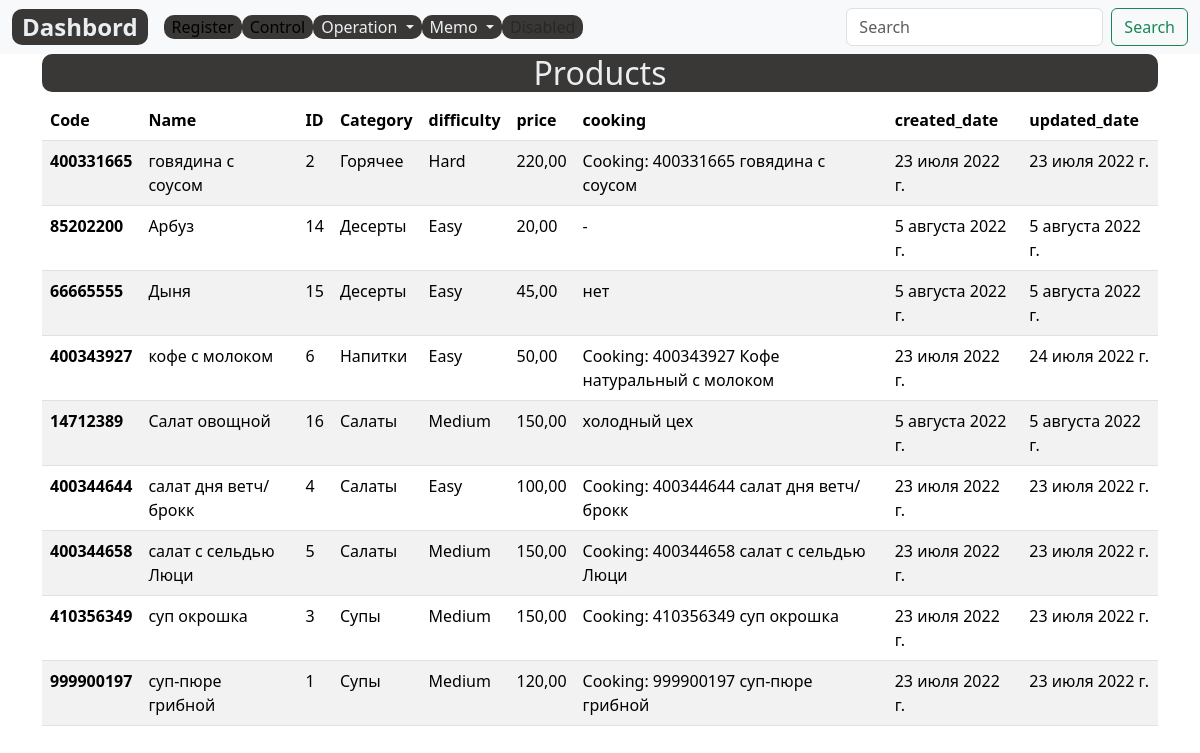
Page /products-list/ on the earlier database version.
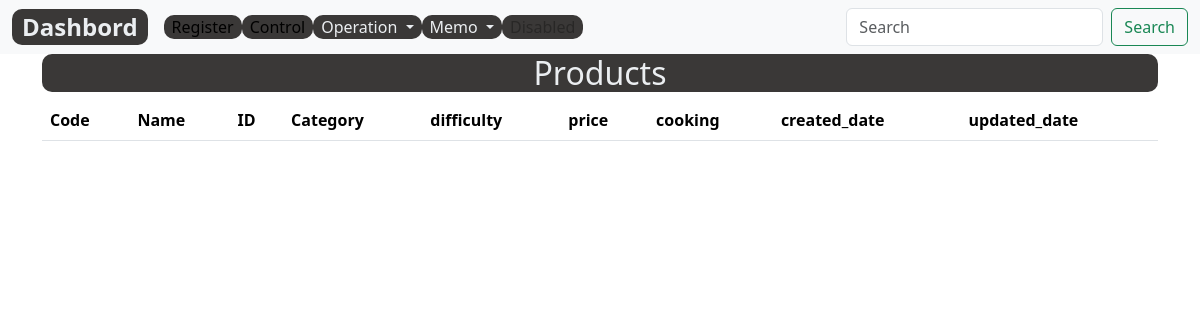
Same page on the later database version.
### register/models.py (models this page shows, shortened)
class Product(models.Model):
    DIFFICULTY_LEVELS = (
        ('Easy', 'Easy'),
        ('Medium', 'Medium'),
        ('Hard', 'Hard'),
    )
    code=models.DecimalField(max_digits=10, help_text="Не более 10 знаков", decimal_places=0, unique=True)
    name = models.CharField(max_length=200,help_text="Не более 200 знаков", db_index=True, verbose_name='Продукт')
    category = models.ForeignKey(Category, related_name='product', on_delete=models.CASCADE)
    ingredient = models.ManyToManyField(Item, through=RecipeIngredient)
    difficulty = models.CharField(choices=DIFFICULTY_LEVELS, max_length=10)
    price = models.DecimalField(max_digits=10,help_text="Не более 10 знаков", decimal_places=2)
    description = models.TextField(blank=True, null=True)
    cooking= models.TextField(blank=True, null = True)
    slug= models.SlugField(max_length=255, verbose_name='Url', unique=True)
    created_date= models.DateField(auto_now_add=True, verbose_name='Создан',null=True)
    updated_date = models.DateField(auto_now=True,  verbose_name='Изменен', null=True)
    class Meta:
        ordering = ['category', 'name']
        verbose_name = 'Продукт'
        verbose_name_plural = 'Продукты'

class Category(models.Model):
    code= models.DecimalField(max_digits=5, help_text="Не более 5 цифр", decimal_places=0, unique=True,verbose_name='Код')
    name = models.CharField(max_length=200, help_text="Не более 200 знаков", db_index=True, verbose_name='Категория')
    slug= models.SlugField(max_length=255, verbose_name='Url', unique=True)
    class Meta:
        ordering = ['name']
        verbose_name = 'Категория продукта'
        verbose_name_plural = 'Категории продуктов'
    def __str__(self):
        return self.name

### register/views.py (the view)
# urls.py: path('products-list/', ProductListView.as_view(), name='products-list'),
class ProductListView(ListView):
    model= Product
    template_name = 'register/products/products.html'
    context_object_name = 'products'

### register/templates/register/products/products.html (shortened to what this page needs)
{% extends 'base_simple.html' %}
{% load static %}
{% block content %}
<div class="container">
  <h2 class="custom">Products</h2>
  <table class="table table-striped">
    <thead>
      <tr>
        <th scope="col">Code</th>
        <th scope="col">Name</th>
        <th scope="col">ID</th>
        <th scope="col">Category</th>
        <th scope="col">difficulty</th>
        <th scope="col">price</th>
        <th scope="col">cooking</th>
        <th scope="col">created_date</th>
        <th scope="col">updated_date</th>
      </tr>
    </thead>
    <tbody>
      {% for product in products%}
      <tr>
        <th scope="row">{{product.code}}</th>
        <td>{{product.name}}</td>
        <td>{{product.id}}</td>
        <td>{{product.category}}</td>
        <td>{{product.difficulty}}</td>
        <td>{{product.price}}</td>
        <td>{{product.cooking}}</td>
        <td>{{product.created_date}}</td>
        <td>{{product.updated_date}}</td>
      </tr>
      {% endfor %}
    </tbody>
  </table>
</div>
{% endblock %}

### templates/base_simple.html (shortened to what this page needs)
{% load static %}
{% load bootstrap5 %}
<!DOCTYPE html>
<html lang="en">
<head>
  {% bootstrap_css %}
  <link rel="stylesheet" type="text/css" href="{% static 'css/style.css' %}">
</head>
<body>
  {% block navbar %}
  <nav class="navbar navbar-expand-lg bg-light">
    <div class="container-fluid">
      <a class="navbar-brand font1-b navbutt" href="{% url 'dashbord' %}">Dashbord</a>
      <div class="collapse navbar-collapse" id="navbarSupportedContent">
        <ul class="navbar-nav me-auto mb-2 mb-lg-0">
          <li class="nav-item">
            <a class="nav-link active navbutt" aria-current="page" href="{% url 'register' %}">Register</a>
          </li>
          <li class="nav-item">
            <a class="nav-link active navbutt" href="{% url 'control' %}">Control</a>
          </li>
          <li class="navbar-nav nav-item dropdown">
            <a class="nav-link dropdown-toggle navbutt" href="#" role="button" data-bs-toggle="dropdown"
              aria-expanded="false">
              Operation
            </a>
          </li>
          <li class="navbar-nav nav-item dropdown">
            <a class="nav-link dropdown-toggle navbutt" href="#" role="button" data-bs-toggle="dropdown"
              aria-expanded="false">
              Memo
            </a>
          </li>
          <li class="nav-item">
            <a class="nav-link disabled navbutt">Disabled</a>
          </li>
        </ul>
        <form class="d-flex" role="search">
          <input class="form-control me-2" type="search" placeholder="Search" aria-label="Search">
          <button class="btn btn-outline-success" type="submit">Search</button>
        </form>
      </div>
    </div>
  </nav>
  {% endblock %}
  {% block content %}CONTENT{% endblock %}
</body>
</html>

### mms22/static/css/style.css (style rules this page uses)
.custom { color: #ebeef1; background: #3a3837; font-size: 2rem; text-align: center; border-radius: 10px; -webkit-border-radius: 10px; -moz-border-radius: 10px; -ms-border-radius: 10px; -o-border-radius: 10px; }
.navbutt { color: #ebeef1; background: #3a3837; border-radius: 10px; padding: 0 10px; }
.font1-b { font-size: 1.5rem; font-weight: 600; }

Differences in the rows shown:
removed Product: code "400331665", name "говядина с соусом", id "2", category "Горячее", difficulty "Hard", price "220,00", cooking "Cooking: 400331665 говядина с соусом", created_date "23 июля 2022 г.", updated_date "23 июля 2022 г."
removed Product: code "85202200", name "Арбуз", id "14", category "Десерты", difficulty "Easy", price "20,00", cooking "-", created_date "5 августа 2022 г.", updated_date "5 августа 2022 г."
removed Product: code "66665555", name "Дыня", id "15", category "Десерты", difficulty "Easy", price "45,00", cooking "нет", created_date "5 августа 2022 г.", updated_date "5 августа 2022 г."
removed Product: code "400343927", name "кофе с молоком", id "6", category "Напитки", difficulty "Easy", price "50,00", cooking "Cooking: 400343927 Кофе натуральный с молоком", created_date "23 июля 2022 г.", updated_date "24 июля 2022 г."
removed Product: code "14712389", name "Салат овощной", id "16", category "Салаты", difficulty "Medium", price "150,00", cooking "холодный цех", created_date "5 августа 2022 г.", updated_date "5 августа 2022 г."
removed Product: code "400344644", name "салат дня ветч/брокк", id "4", category "Салаты", difficulty "Easy", price "100,00", cooking "Cooking: 400344644 салат дня ветч/брокк", created_date "23 июля 2022 г.", updated_date "23 июля 2022 г."
removed Product: code "400344658", name "салат с сельдью Люци", id "5", category "Салаты", difficulty "Medium", price "150,00", cooking "Cooking: 400344658 салат с сельдью Люци", created_date "23 июля 2022 г.", updated_date "23 июля 2022 г."
removed Product: code "410356349", name "суп окрошка", id "3", category "Супы", difficulty "Medium", price "150,00", cooking "Cooking: 410356349 суп окрошка", created_date "23 июля 2022 г.", updated_date "23 июля 2022 г."
removed Product: code "999900197", name "суп-пюре грибной", id "1", category "Супы", difficulty "Medium", price "120,00", cooking "Cooking: 999900197 суп-пюре грибной", created_date "23 июля 2022 г.", updated_date "23 июля 2022 г."
